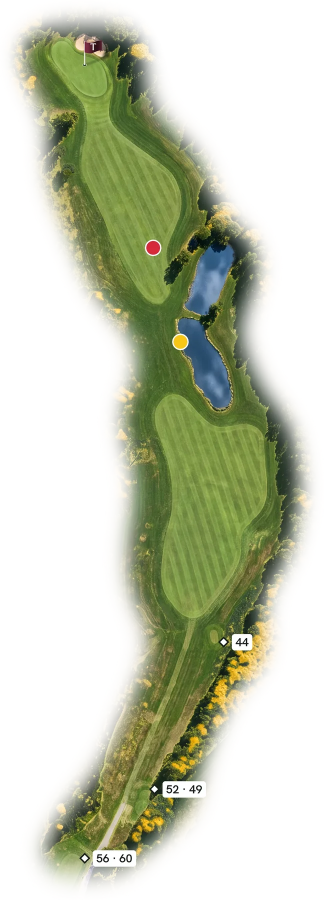
#> input picture hemsidor/glasriket/cache/hal-01-02e84b1a51.webp, 647 x 1800 px (shown at 1/2 size)
$ python arstid.py cache/hal-01-02e84b1a51.webp cache/hal-01-667fea4993.webp
#> lines starting #> are read from the running program, lines starting #| are printed output that depends on the picture
"""Hålbilden i fyra årstider – samma målning, bara färgerna byts.

Formen rörs aldrig: varje pixel behåller sin plats och sin ljushet (penseldrag, klippränder,
skuggor), bara kulören byts efter vad pixeln är (gräs, träd, lövträd, sand). Spelinformationen
(röda och gula prickar, flaggan) skyddas och lämnas orörd.

    python hemsidor/glasriket/arstid.py in.webp utmapp/     # skriver in-var.webp, in-sommar.webp …
"""
from __future__ import annotations

import sys
from pathlib import Path

import numpy as np
from PIL import Image, ImageFilter

ARSTIDER = ("var", "sommar", "host", "vinter")


def _hsv(a: np.ndarray):
    mx, mn = a.max(-1), a.min(-1)
    d = mx - mn + 1e-9
    r, g, b = a[..., 0], a[..., 1], a[..., 2]
    h = np.where(mx == r, ((g - b) / d) % 6, np.where(mx == g, (b - r) / d + 2, (r - g) / d + 4)) * 60
    return h, (mx - mn) / (mx + 1e-9), mx


def _brus(storlek: tuple[int, int], skala: int, fro: int) -> np.ndarray:
    """Mjukt fläckmönster 0–1 (klungor av lövträd), samma för en given bild varje gång."""
    w, h = storlek
    rng = np.random.default_rng(fro)
    liten = Image.fromarray((rng.random((max(2, h // skala), max(2, w // skala))) * 255).astype(np.uint8))
    stor = liten.resize((w, h), Image.BICUBIC).filter(ImageFilter.GaussianBlur(skala / 3))
    n = np.asarray(stor).astype(float) / 255
    return (n - n.min()) / (n.max() - n.min() + 1e-9)


def _box(x: np.ndarray, r: int) -> np.ndarray:
    """Medelvärde i en ruta (2r+1)², räknat med summerad tabell (exakt, inga avrundningar)."""
    p = np.pad(x.astype(float), r + 1, mode="edge")
    c = p.cumsum(0).cumsum(1)
    k = 2 * r + 1
    s = c[k:, k:] - c[:-k, k:] - c[k:, :-k] + c[:-k, :-k]
    return s[: x.shape[0], : x.shape[1]] / (k * k)


def _lokal_spridning(lum: np.ndarray, r: int = 4) -> np.ndarray:
    m = _box(lum, r)
    return np.sqrt(np.clip(_box(lum * lum, r) - m * m, 0, None))


def _tathet(mask: np.ndarray, r: int) -> np.ndarray:
    """Andel av pixlarna inom r px som ingår i masken."""
    return _box(mask, r)


def _mjuk(mask: np.ndarray, r: float = 3) -> np.ndarray:
    im = Image.fromarray((mask * 255).astype(np.uint8)).filter(ImageFilter.GaussianBlur(r))
    return np.asarray(im).astype(float)[..., None] / 255


def _ton(lum: np.ndarray, farg, ref: float) -> np.ndarray:
    """Färgen `farg` med pixelns egen ljushet (penseldragen syns kvar)."""
    return np.clip(np.asarray(farg, float)[None, None, :] * (lum / ref)[..., None] ** 0.85, 0, 1)


def arstidsbild(im: Image.Image, arstid: str) -> Image.Image:
    rgba = np.asarray(im.convert("RGBA")).astype(float)
    a = rgba[..., :3] / 255
    alfa = rgba[..., 3:]
    h, s, v = _hsv(a)
    lum = a @ np.array([0.299, 0.587, 0.114])
    spridning = _lokal_spridning(lum)

    # Spelinformation: kraftiga, platta färgfläckar (prickar, flagga) – lämnas orörda
    rod = (s > 0.55) & ((h < 15) | (h > 340)) & (v > 0.45)
    gul = (s > 0.7) & (h > 38) & (h < 58) & (v > 0.75) & (spridning < 0.04)
    bla = (s > 0.35) & (h > 190) & (h < 250) & (v > 0.25)
    # Bara små, ensamma fläckar räknas som spelinformation – inte lövträdens stora gula klungor
    r = max(8, round(min(im.size) / 52))  # prickens radie är ungefär 1/52 av bildens bredd
    farg = (rod | gul | bla) & (_lokal_spridning(lum, 2) < 0.015)   # prickarna är helt jämnt färgade
    kompakt = (_tathet(farg, r) > 0.25) & (_tathet(farg, 3 * r) < 0.15)
    # prickarna själva plus deras ljusa/mörka kant – inte gräset runt omkring
    nara = _tathet(kompakt, r + 6) > 0
    skydd = nara & ((rod | gul | bla) | (s < 0.25))

    gras = (h > 55) & (h < 115) & (s > 0.18) & (lum > 0.28) & ~skydd
    lov = (h > 12) & (h < 60) & (s > 0.28) & (lum > 0.1) & ~skydd & ~gras
    trad = (lum <= 0.28) & ~skydd & ~lov
    sand = (s < 0.2) & (lum > 0.7) & ~skydd
    if arstid == "sommar":
        # lövträdens höstfärger blir sommargröna, ljusheten behålls
        ut = a * (1 - _mjuk(lov)) + _ton(lum, (0.27, 0.43, 0.2), 0.6) * _mjuk(lov)
    elif arstid == "var":
        frisk = a * 0.4 + _ton(lum, (0.5, 0.66, 0.26), 0.5) * 0.6
        ut = np.where(gras[..., None], frisk, a)
        # lövträden ljust nyutslagna
        ut = ut * (1 - _mjuk(lov)) + _ton(lum, (0.47, 0.62, 0.27), 0.6) * _mjuk(lov)
    elif arstid == "host":
        mattat = a * 0.6 + _ton(lum, (0.55, 0.56, 0.3), 0.5) * 0.4
        ut = np.where(gras[..., None], mattat, a)
        # ungefär hälften av de mörka träden (lövträden) får rost och guld, i mjuka klungor
        klunga = np.clip((_brus(im.size, 40, 3) - 0.4) / 0.2, 0, 1)[..., None]
        vikt = klunga * _mjuk(trad & (lum > 0.05), 1.5) * 0.72
        val = _brus(im.size, 18, 11)[..., None]
        farg = _ton(lum, (0.75, 0.5, 0.14), 0.2) * val + _ton(lum, (0.62, 0.26, 0.1), 0.2) * (1 - val)
        ut = ut * (1 - vikt) + farg * vikt
        ut = ut * (1 - _mjuk(lov)) + np.clip(a * np.array([1.06, 0.86, 0.75]), 0, 1) * _mjuk(lov)
    elif arstid == "vinter":
        sno = np.array([0.93, 0.95, 0.97])
        # gräs, green och bunkrar under snö; klippränderna syns som svag skugga
        rel = (lum - 0.5) * 0.45
        snoyta = np.clip(sno[None, None, :] + rel[..., None] * np.array([1, 1, 0.9]), 0, 1)
        tackt = _mjuk(gras | sand, 1.2)
        ut = a * (1 - tackt) + snoyta * tackt
        # barrträd kalla och mörkt blågröna, med ett lätt lager snö
        kall = np.clip(np.stack([lum * 0.7 + 0.13, lum * 0.8 + 0.17, lum * 0.85 + 0.2], -1), 0, 1)
        snotacke = np.clip(_brus(im.size, 5, 5) * 1.6 - 0.6, 0, 1)[..., None] * np.clip(lum / 0.25, 0, 1)[..., None]
        traden = kall * (1 - snotacke * 0.4) + sno * snotacke * 0.4
        m = _mjuk(trad, 1.0)
        ut = ut * (1 - m) + traden * m
        # kala lövträd: grått och brunt
        kalt = np.stack([lum * 0.6 + 0.3, lum * 0.55 + 0.29, lum * 0.5 + 0.29], -1)
        ut = ut * (1 - _mjuk(lov)) + kalt * _mjuk(lov)
    else:
        raise ValueError(f"okänd årstid: {arstid}")
    ut = np.where(skydd[..., None], a, ut)
    rgba_ut = np.concatenate([np.clip(ut, 0, 1) * 255, alfa], -1).astype(np.uint8)
    return Image.fromarray(rgba_ut, "RGBA")


if __name__ == "__main__":
    kalla, mapp = Path(sys.argv[1]), Path(sys.argv[2])
    mapp.mkdir(parents=True, exist_ok=True)
    bild = Image.open(kalla)
#> bild is the input picture: PIL image 647x1800 RGBA; mean R, G, B, A 85.3, 90.3, 65.1, 106.9
    for a in ARSTIDER:
        arstidsbild(bild, a).save(mapp / f"{kalla.stem}-{a}.webp", quality=86)
#> this loop made 4 passes
#> pass 1, in arstidsbild, `a = rgba[..., :3] / 255`:
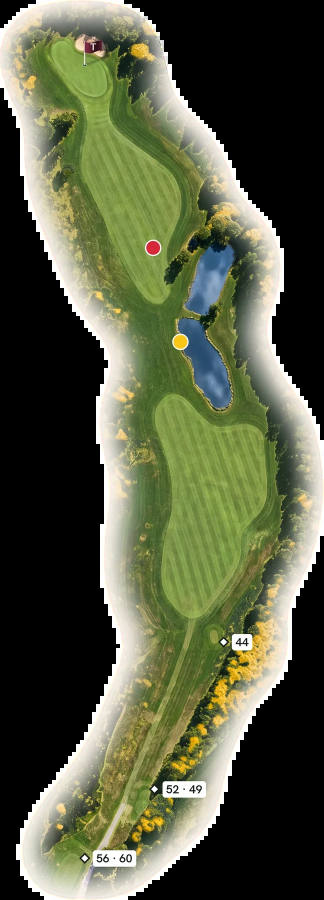
#> a: shape (1800, 647, 3) float64 (shown at 1/2 size); mean R, G, B 0.335, 0.354, 0.255
#> pass 1, in arstidsbild, `alfa = rgba[..., 3:]`:
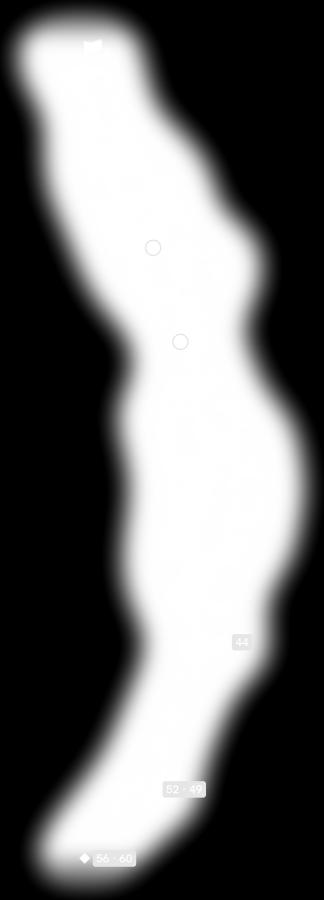
#> alfa: shape (1800, 647, 1) float64 (shown at 1/2 size); min 0, max 255, mean 106.9
#> pass 1, in _hsv, `mx, mn = a.max(-1), a.min(-1)`:
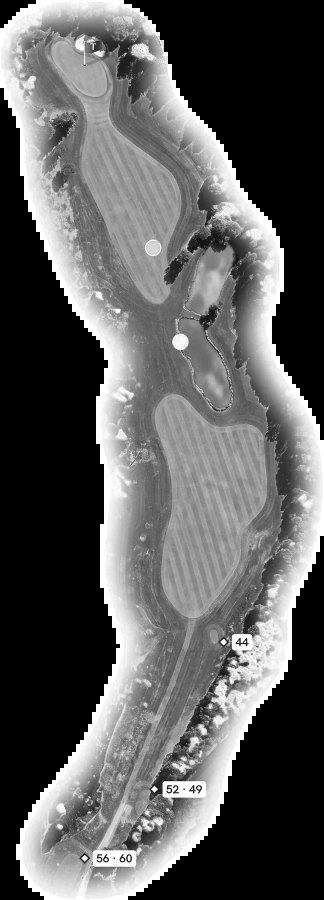
#> mx: shape (1800, 647) float64 (shown at 1/2 size); min 0, max 1, mean 0.362

$ run again, on hemsidor/glasriket/cache/hal-02-061218685b.webp
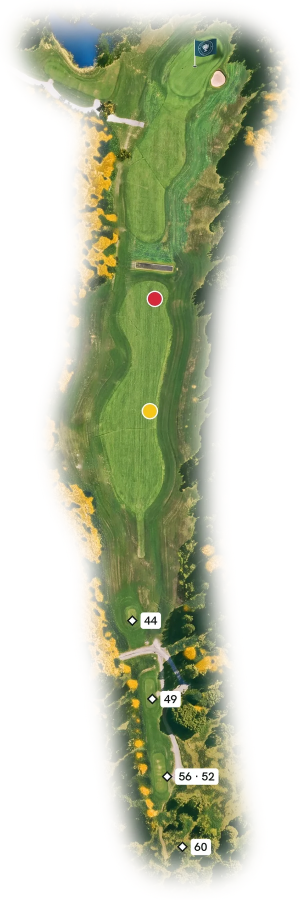
#> input picture hemsidor/glasriket/cache/hal-02-061218685b.webp, 599 x 1800 px (shown at 1/2 size)
#> bild is the input picture: PIL image 599x1800 RGBA; mean R, G, B, A 95, 100.5, 73, 112.9
#> the loop `for a in ARSTIDER:` made 4 passes
#> pass 1, in arstidsbild, `alfa = rgba[..., 3:]`:
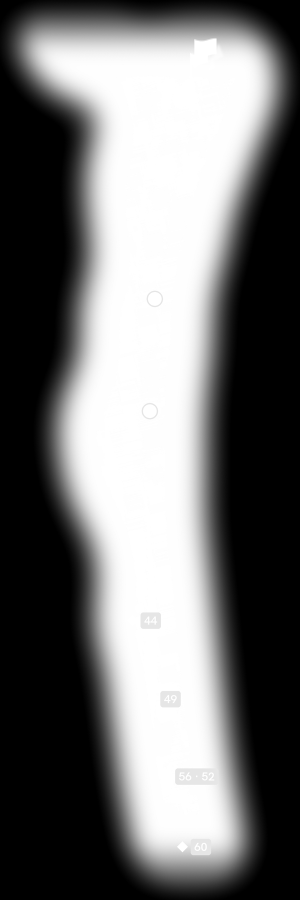
#> alfa: shape (1800, 599, 1) float64 (shown at 1/2 size); min 0, max 255, mean 112.9
#> pass 1, in _hsv, `mx, mn = a.max(-1), a.min(-1)`:
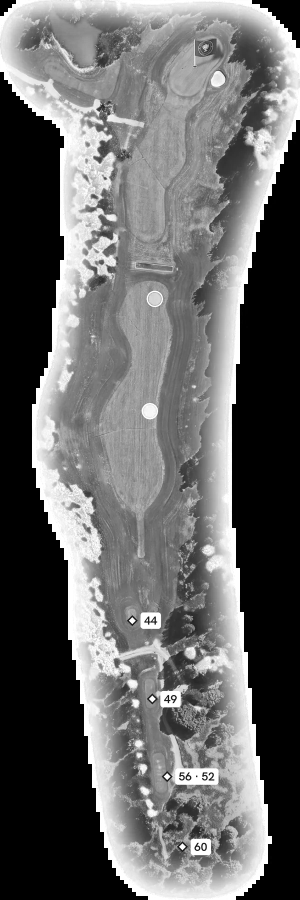
#> mx: shape (1800, 599) float64 (shown at 1/2 size); min 0, max 1, mean 0.407
